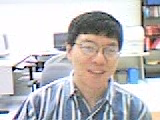
#> input picture frame 25 of HW3/02-1.avi, 160 x 120 px
$ python detection_tracking.py 1 02-1.avi ./
#> lines starting #> are read from the running program, lines starting #| are printed output that depends on the picture; after the words box and inside, x2 and y2 are one past the last pixel; in counts of white or black regions, pixels touching at a corner belong together
import os
import sys
import cv2
import matplotlib.pyplot as plt
import numpy as np

face_cascade = cv2.CascadeClassifier('/usr/local/share/OpenCV/haarcascades/haarcascade_frontalface_default.xml')

# [13 lines left out: function help_message, not called in this run]

# a function that, given a particle position, will return the particle's "fitness"
def particleevaluator(back_proj, particle):
    return back_proj[particle[1],particle[0]]

def detect_one_face(im):
    gray=cv2.cvtColor(im, cv2.COLOR_BGR2GRAY)

    faces = face_cascade.detectMultiScale(gray, 1.2, 3)
    if len(faces) == 0:
        return (0,0,0,0)
    return faces[0]

def hsv_histogram_for_window(frame, window):
    # set up the ROI for tracking
    c,r,w,h = window
    roi = frame[r:r+h, c:c+w]
    hsv_roi =  cv2.cvtColor(roi, cv2.COLOR_BGR2HSV)
    mask = cv2.inRange(hsv_roi, np.array((0., 60.,32.)), np.array((180.,255.,255.)))
    roi_hist = cv2.calcHist([hsv_roi],[0],mask,[180],[0,180])
    cv2.normalize(roi_hist,roi_hist,0,255,cv2.NORM_MINMAX)
    return roi_hist

# [10 lines left out: function resample, not called in this run]

# ========================================
# ================ CAMShift ==============
# ========================================
def skeleton_tracker_CamShift(v, file_name):
    # Open output file
#> called with file_name = 'output_camshift.txt'
    output_name = sys.argv[3] + file_name
    output = open(output_name,"w")

    frameCounter = 0
    # read first frame
    ret ,frame = v.read()
#> frame is the input picture: shape (120, 160, 3); mean B, G, R 191.8, 189.3, 191.5
    if ret == False:
        return
    term_crit = ( cv2.TERM_CRITERIA_EPS | cv2.TERM_CRITERIA_COUNT, 10, 1 )
    # detect face in first frame
    c,r,w,h = detect_one_face(frame)
#> in detect_one_face, `gray=cv2.cvtColor(im, cv2.COLOR_BGR2GRAY)`:
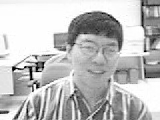
#> gray: shape (120, 160); min 0, max 255, mean 190.2
#> in detect_one_face, `faces = face_cascade.detectMultiScale(gray, 1.2, 3)`: faces = [[67, 24, 63, 63]]
#> c = 67; r = 24; w = 63; h = 63
    # Write track point for first frame
    output.write("%d,%d,%d\n" % (frameCounter, c+w/2, r+h/2)) # Write as 0,pt_x,pt_y
    frameCounter = frameCounter + 1

    # set the initial tracking window
    track_window = (c,r,w,h)
#> track_window = (67, 24, 63, 63)

    # calculate the HSV histogram in the window
    roi_hist = hsv_histogram_for_window(frame, (c,r,w,h)) # this is provided for you
#> in hsv_histogram_for_window, `c,r,w,h = window`: c = 67; r = 24; w = 63
#> in hsv_histogram_for_window, `roi = frame[r:r+h, c:c+w]`:
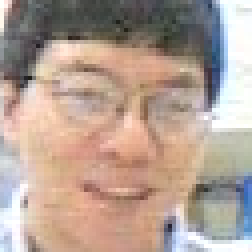
#> roi: shape (63, 63, 3) (shown 4 times larger); mean B, G, R 148.4, 160.1, 180
#> in hsv_histogram_for_window, `hsv_roi =  cv2.cvtColor(roi, cv2.COLOR_BGR2HSV)`: hsv_roi: shape (63, 63, 3); mean H, S, V 38, 55.4, 185
#> in hsv_histogram_for_window, `mask = cv2.inRange(hsv_roi, np.array((0., 60.,32.)), np.array((180.,25..`:
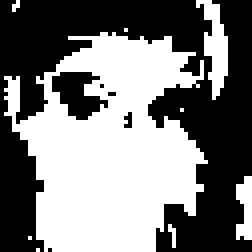
#> mask: shape (63, 63) (shown 4 times larger); 49% white; 9 white regions (6 under 20 px), largest, box (x1, y1, x2, y2) and area: (1, 8, 52, 63) 1783, (49, 0, 57, 25) 99, (59, 44, 63, 60) 48
#> in hsv_histogram_for_window, `roi_hist = cv2.calcHist([hsv_roi],[0],mask,[180],[0,180])`: roi_hist = 180 values, max 283 at index 11, min 0 at index 0, mean 10.81
#> roi_hist = 180 values, max 255 at index 11, min 0 at index 0, mean 9.74


    while(1):
        ret ,frame = v.read() # read another frame
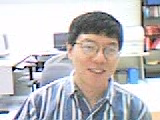
#> input picture frame 26 of HW3/02-1.avi, 160 x 120 px
#> frame is the input picture: shape (120, 160, 3); mean B, G, R 193, 189.9, 191.9
        if ret == False:
            break

        hsv = cv2.cvtColor(frame, cv2.COLOR_BGR2HSV)
#> hsv: shape (120, 160, 3); mean H, S, V 84, 33.6, 204.1
        dst = cv2.calcBackProject([hsv],[0],roi_hist,[0,180],1)
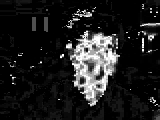
#> dst: shape (120, 160); min 0, max 255, mean 30.4
        # perform the tracking
        ret, track_window = cv2.CamShift(dst, track_window, term_crit)
#> ret = ((93, 62), (54.21, 74.49), 2.48); track_window = (65, 24, 56, 76)
        '''
        # Draw it on image###use this block to verify results visually
        pts = cv2.boxPoints(ret)
        pts = np.int0(pts)
        img2 = cv2.polylines(frame,[pts],True, 255,2)
        cv2.circle(frame,(int(c + w/2.0),int(r + h/2.0)), 4, (255,255,255), -1)

        cv2.imshow('img2',img2)

        k = cv2.waitKey(60) & 0xff
        if k == 27:
            break
        '''
        c, r, w, h = track_window
#> c = 65; w = 56; h = 76
        # write the result to the output file
        output.write("%d,%d,%d\n" % (frameCounter, c+w/2, r+h/2)) # Write the ecntre of the rectangle
        frameCounter = frameCounter + 1

    output.close()

# ===============================================
# ================ Particle Filter ==============
# ===============================================
# [251 lines left out: functions skeleton_tracker_PF, skeleton_tracker_KF, skeleton_tracker_OF, not called in this run]

'''
    Main Function
    Usage:
    CamShift: python detection_tracking.py 1 02-1.avi ./
    Particle Filter: python detection_tracking.py 2 02-1.avi ./
    Face detector + Kalman Filter: python detection_tracking.py 3 02-1.avi ./
    Face Detector + Optical Flow tracker: python detection_tracking.py 4 02-1.avi ./

    '''
if __name__ == '__main__':
    question_number = -1

    # Validate the input arguments
    if (len(sys.argv) != 4):
        help_message()
        sys.exit()
    else:
        question_number = int(sys.argv[1])
        if (question_number > 4 or question_number < 1):
            print("Input parameters out of bound ...")
            sys.exit()

    # read video file
    video = cv2.VideoCapture(sys.argv[2]);

    if (question_number == 1):
        skeleton_tracker_CamShift(video, "output_camshift.txt")
    elif (question_number == 2):
        skeleton_tracker_PF(video, "output_particle.txt")
    elif (question_number == 3):
        skeleton_tracker_KF(video, "output_kalman.txt")
    elif (question_number == 4):
        skeleton_tracker_OF(video, "output_of.txt")

$ run again, starting later in the video
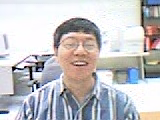
#> input picture frame 115 of HW3/02-1.avi, 160 x 120 px
#> in skeleton_tracker_CamShift, frame is the input picture: shape (120, 160, 3); mean B, G, R 196.6, 193.5, 194.8
#> faces = [[54, 22, 53, 53]]
#> in skeleton_tracker_CamShift, `c,r,w,h = detect_one_face(frame)`: c = 54; r = 22; w = 53
#> in skeleton_tracker_CamShift, `track_window = (c,r,w,h)`: track_window = (54, 22, 53, 53)
#> in hsv_histogram_for_window, `c,r,w,h = window`: c = 54; r = 22; w = 53
#> hsv_roi: shape (53, 53, 3); mean H, S, V 45.7, 49.2, 188.2
#> in hsv_histogram_for_window, `mask = cv2.inRange(hsv_roi, np.array((0., 60.,32.)), np.array((180.,25..`:
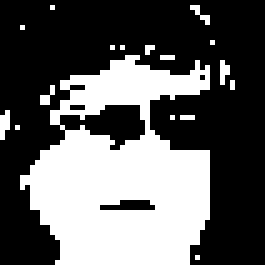
#> mask: shape (53, 53) (shown 5 times larger); 37.8% white; 17 white regions (16 under 20 px), largest, box (x1, y1, x2, y2) and area: (4, 11, 42, 53) 1016
#> in hsv_histogram_for_window, `roi_hist = cv2.calcHist([hsv_roi],[0],mask,[180],[0,180])`: roi_hist = 180 values, max 214 at index 10, min 0 at index 0, mean 5.91
#> in skeleton_tracker_CamShift, `roi_hist = hsv_histogram_for_window(frame, (c,r,w,h))`: roi_hist = 180 values, max 255 at index 10, min 0 at index 0, mean 7.04
#> hsv: shape (120, 160, 3); mean H, S, V 83.7, 31.8, 207.6
#> in skeleton_tracker_CamShift, `dst = cv2.calcBackProject([hsv],[0],roi_hist,[0,180],1)`:
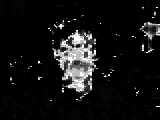
#> dst: shape (120, 160); min 0, max 255, mean 19.1
#> in skeleton_tracker_CamShift, `ret, track_window = cv2.CamShift(dst, track_window, term_crit)`: ret = ((77, 60), (42.94, 66.77), 171.3); track_window = (55, 26, 44, 68)
#> in skeleton_tracker_CamShift, `c, r, w, h = track_window`: c = 55; r = 26; w = 44; h = 68
